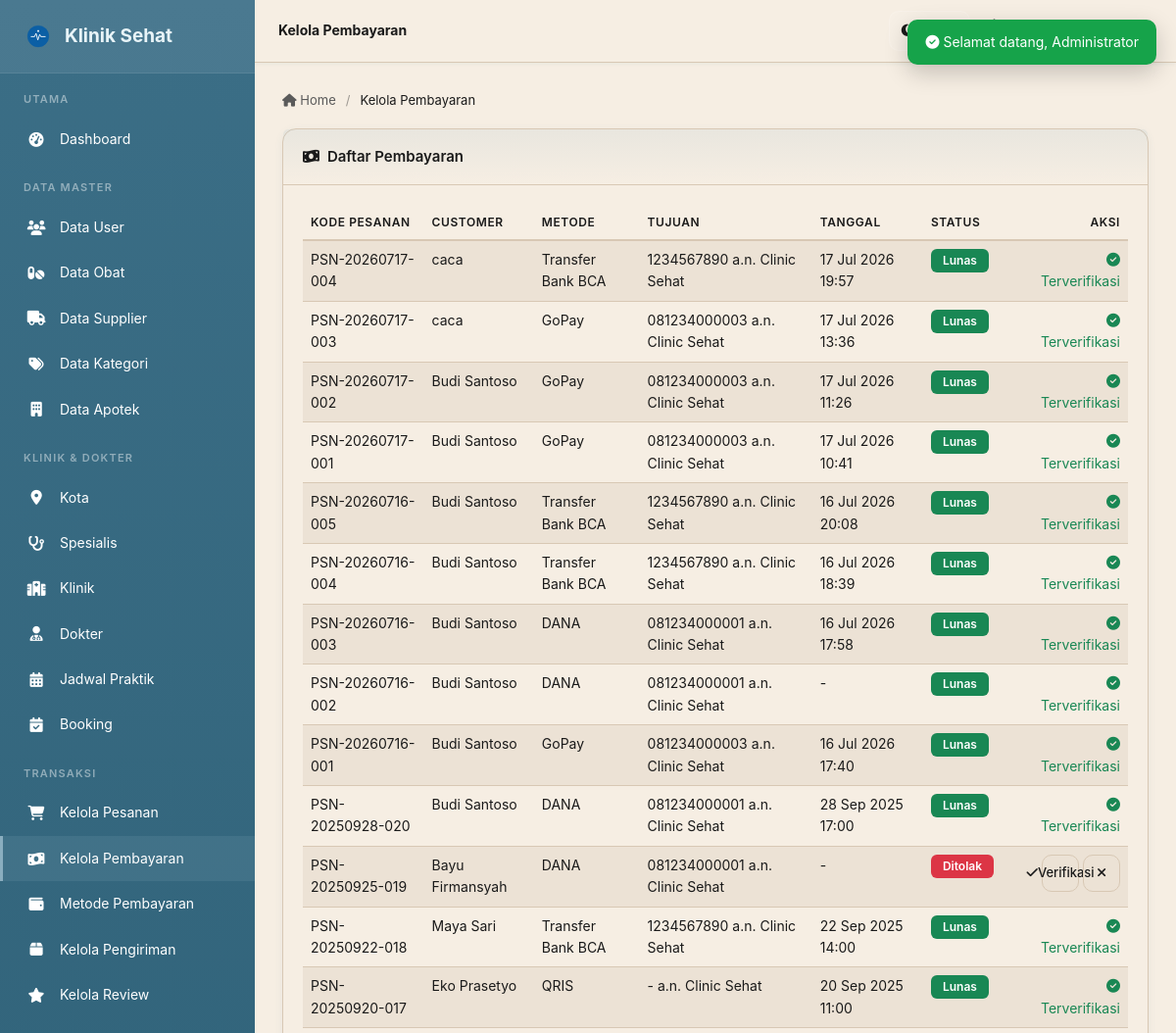
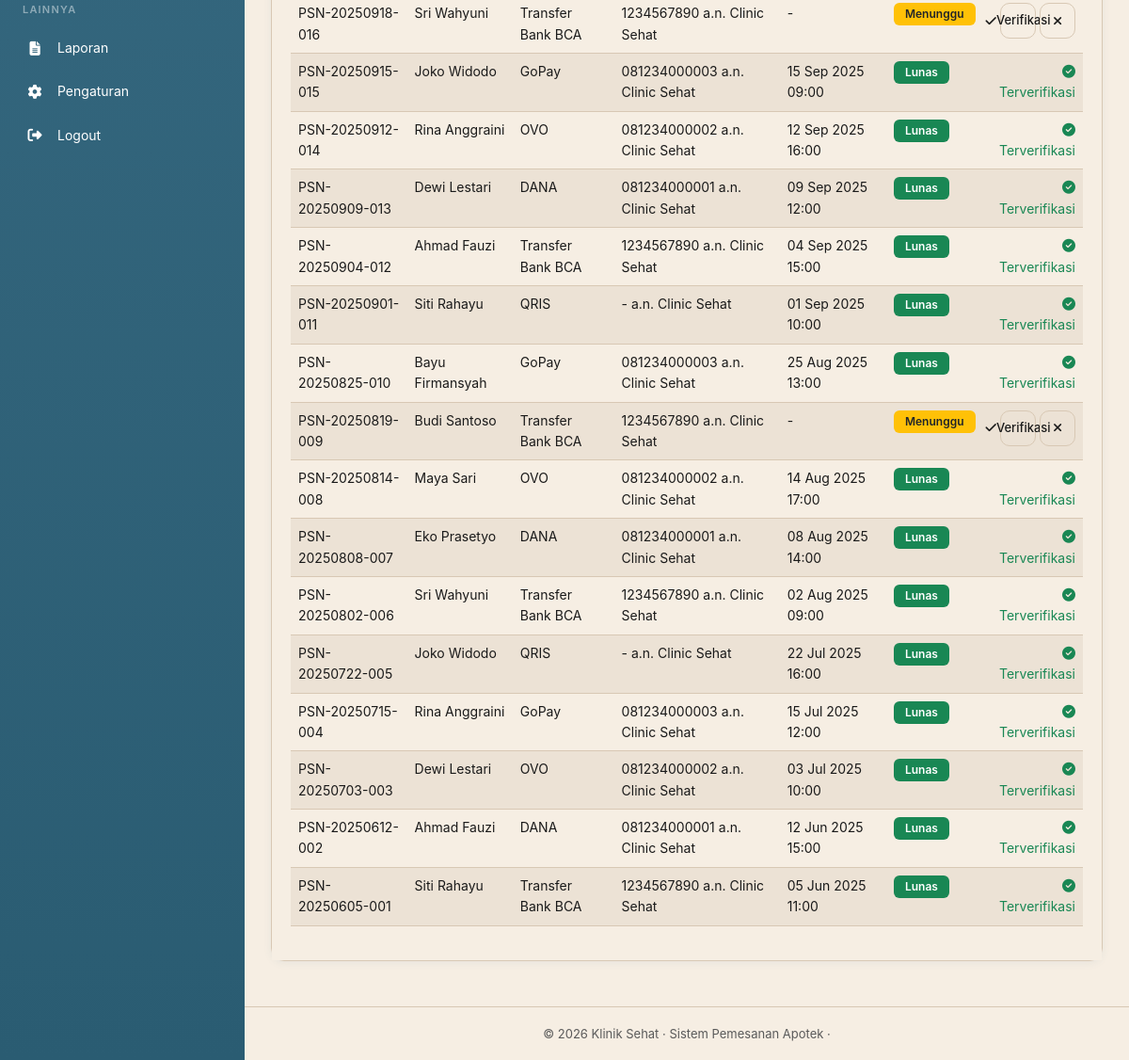
Page /Klinik/admin/pembayaran/index.php (signed in) on the earlier database version (2 pictures, top to bottom).
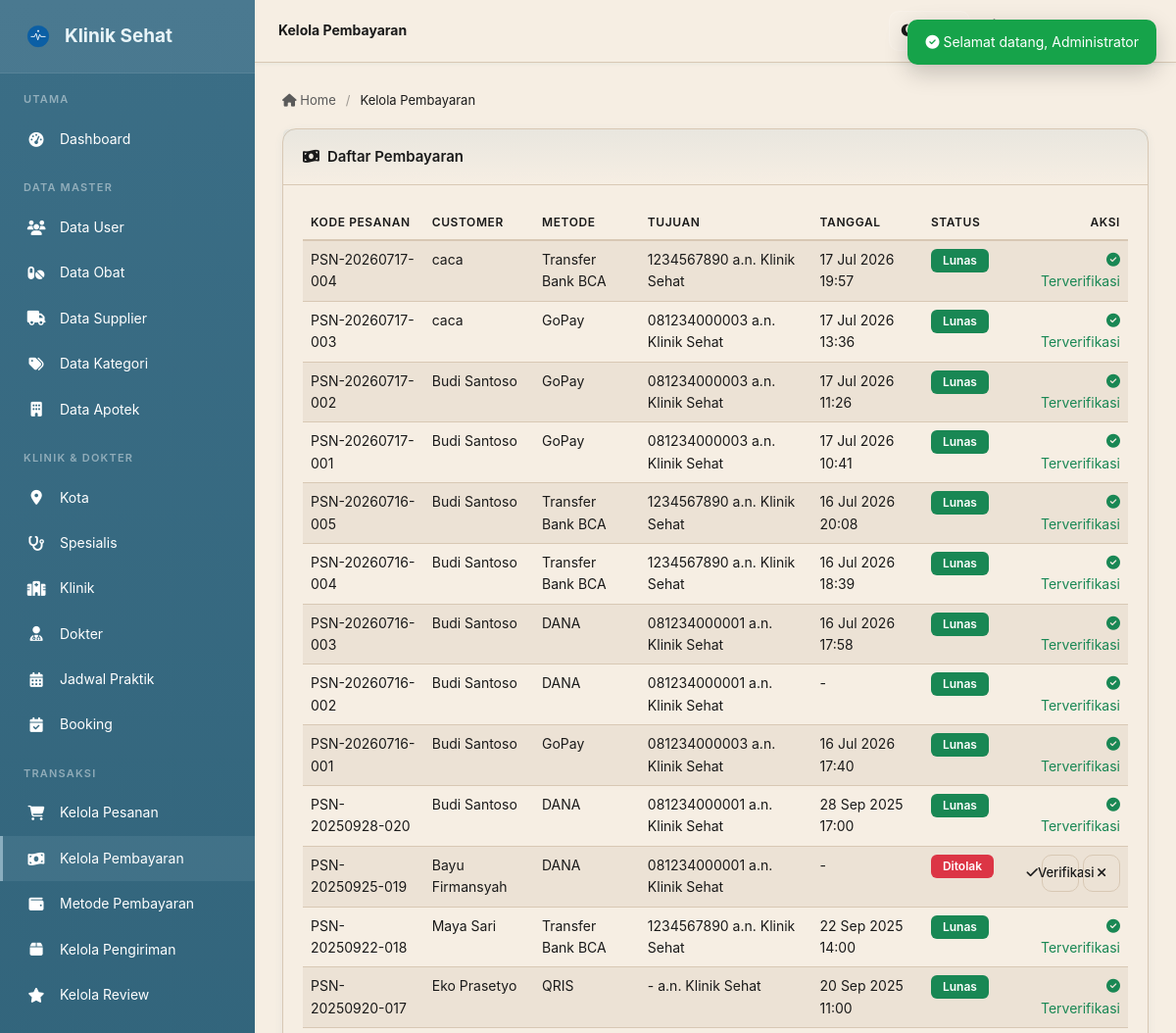
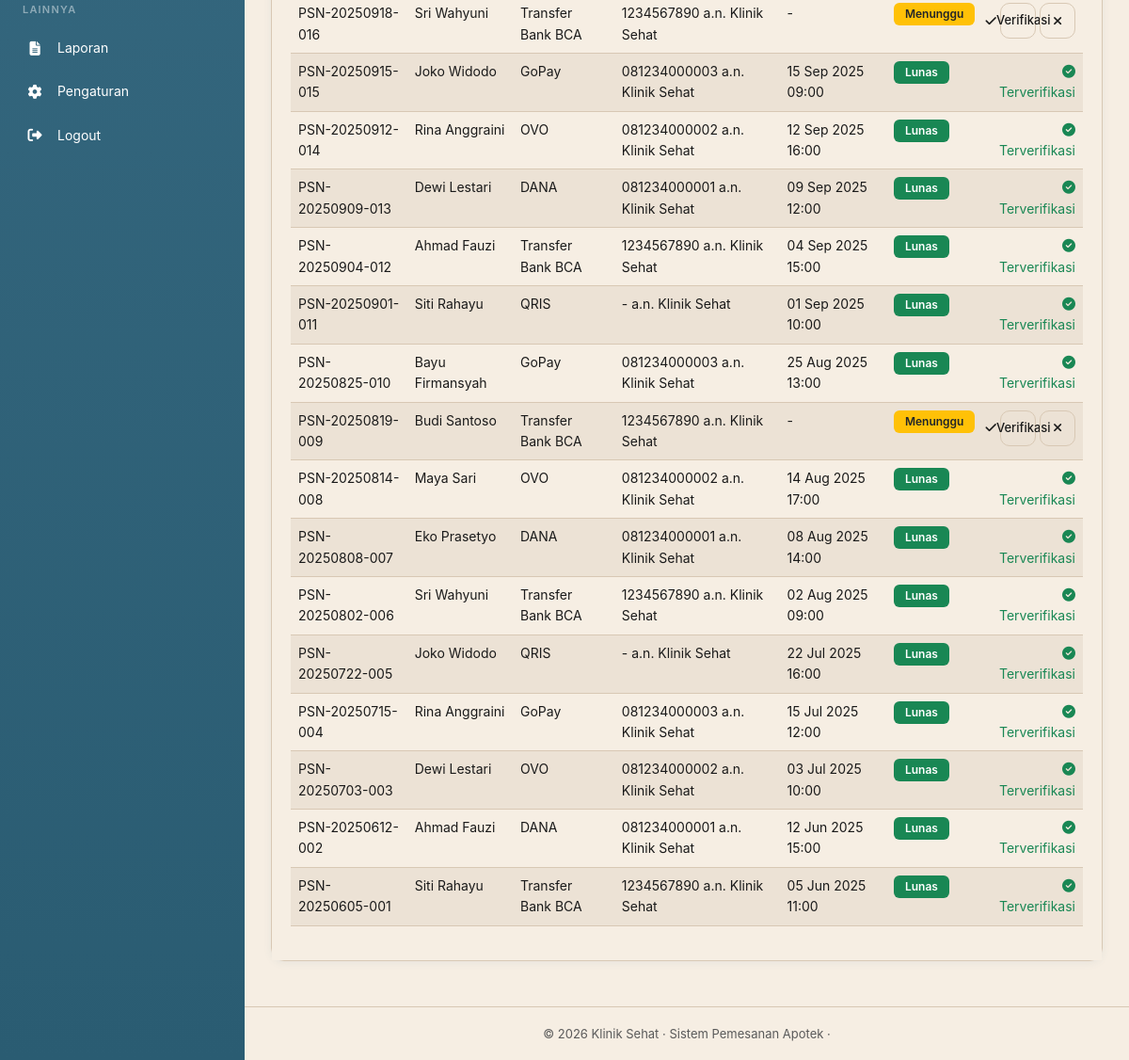
Same page on the later database version (2 pictures, top to bottom).
### tables this page shows
CREATE TABLE `pembayaran` (
  `id_pembayaran` int(11) UNSIGNED NOT NULL,
  `id_pesanan` int(11) UNSIGNED NOT NULL,
  `id_metode` int(11) UNSIGNED DEFAULT NULL,
  `bukti_transfer` varchar(255) DEFAULT NULL,
  `tanggal_bayar` datetime DEFAULT NULL,
  `status` enum('Menunggu','Lunas','Ditolak') NOT NULL DEFAULT 'Menunggu'
);

CREATE TABLE `pesanan` (
  `id_pesanan` int(11) UNSIGNED NOT NULL,
  `kode_pesanan` varchar(30) NOT NULL,
  `id_user` int(11) UNSIGNED NOT NULL,
  `tanggal` datetime NOT NULL DEFAULT current_timestamp(),
  `total` decimal(12,2) NOT NULL DEFAULT 0.00,
  `status` enum('Menunggu Pembayaran','Diproses','Dikirim','Selesai','Dibatalkan') NOT NULL DEFAULT 'Menunggu Pembayaran'
);

CREATE TABLE `users` (
  `id_user` int(11) UNSIGNED NOT NULL,
  `nama` varchar(100) NOT NULL,
  `email` varchar(100) NOT NULL,
  `password` varchar(255) NOT NULL,
  `no_hp` varchar(20) DEFAULT NULL,
  `alamat` text DEFAULT NULL,
  `birthdate` date DEFAULT NULL,
  `role` enum('admin','customer') NOT NULL DEFAULT 'customer',
  `created_at` datetime NOT NULL DEFAULT current_timestamp()
);

CREATE TABLE `metode_pembayaran` (
  `id_metode` int(11) UNSIGNED NOT NULL,
  `nama_metode` varchar(100) NOT NULL,
  `tipe` enum('bank','ewallet') NOT NULL DEFAULT 'bank',
  `nomor` varchar(50) NOT NULL,
  `pemilik` varchar(150) NOT NULL,
  `aktif` tinyint(1) NOT NULL DEFAULT 1
);

### Klinik/admin/pembayaran/index.php (the view, shortened to what this page needs)
<?php
require_once '../../config/koneksi.php';
$page_title = 'Kelola Pembayaran';
$active = 'pembayaran';
$pays = $pdo->query("SELECT pb.*, p.kode_pesanan, p.total, u.nama, mp.nama_metode AS nama_metode, mp.nomor AS metode_nomor, mp.pemilik AS metode_pemilik, mp.tipe AS metode_tipe FROM pembayaran pb LEFT JOIN metode_pembayaran mp ON mp.id_metode = pb.id_metode JOIN pesanan p ON p.id_pesanan=pb.id_pesanan JOIN users u ON u.id_user=p.id_user ORDER BY pb.id_pembayaran DESC")->fetchAll();
require_once '../../includes/header_admin.php';
?>
<div class="card">
    <div class="card-header"><span><i class="fas fa-money-bill-wave me-2"></i>Daftar Pembayaran</span></div>
    <div class="card-body">
        <table id="table" class="table table-hover" style="width:100%">
            <thead><tr><th>Kode Pesanan</th><th>Customer</th><th>Metode</th><th>Tujuan</th><th>Tanggal</th><th>Status</th><th class="text-end">Aksi</th></tr></thead>
            <tbody>
            <?php foreach ($pays as $pb): ?>
                <tr>
                    <td><?= e($pb['kode_pesanan']) ?></td>
                    <td><?= e($pb['nama']) ?></td>
                    <td><?= e($pb['nama_metode'] ?? '-') ?></td>
                    <td><?php if (!empty($pb['id_metode']) && !empty($pb['metode_nomor'])): ?><?= e($pb['metode_nomor']) ?> a.n. <?= e($pb['metode_pemilik']) ?><?php else: ?><span class="text-muted">-</span><?php endif; ?></td>
                    <td><?= tgl_waktu($pb['tanggal_bayar']) ?></td>
                    <td><?= status_badge($pb['status']) ?></td>
                    <td class="text-end">
                        <?php if ($pb['status'] !== 'Lunas'): ?>
                        <a href="<?= BASE_URL ?>admin/pembayaran/proses.php?id=<?= $pb['id_pembayaran'] ?>&st=Lunas&csrf_token=<?= csrf_token() ?>" class="btn btn-sm btn-success" onclick="return confirm('Verifikasi pembayaran ini sebagai Lunas?')"><i class="fas fa-check"></i> Verifikasi</a>
                        <a href="<?= BASE_URL ?>admin/pembayaran/proses.php?id=<?= $pb['id_pembayaran'] ?>&st=Ditolak&csrf_token=<?= csrf_token() ?>" class="btn btn-sm btn-danger" onclick="return confirm('Tolak pembayaran ini?')"><i class="fas fa-xmark"></i></a>
                        <?php else: ?><span class="text-success"><i class="fas fa-check-circle"></i> Terverifikasi</span><?php endif; ?>
                    </td>
                </tr>
            <?php endforeach; ?>
            </tbody>
        </table>
    </div>
</div>
<?php
require_once '../../includes/footer_admin.php';

### Klinik/includes/header_admin.php (shortened to what this page needs)
<?php
$user = current_user();
$active = $active ?? '';
?>
<!DOCTYPE html>
<html lang="id">
<head>
    <link href="https://cdn.jsdelivr.net/npm/bootstrap@5.3.3/dist/css/bootstrap.min.css" rel="stylesheet">
    <link href="https://cdnjs.cloudflare.com/ajax/libs/font-awesome/6.5.1/css/all.min.css" rel="stylesheet">
    <link href="https://cdn.datatables.net/2.0.8/css/dataTables.bootstrap5.min.css" rel="stylesheet">
    <link href="<?= BASE_URL ?>assets/css/style.css" rel="stylesheet">
</head>
<body>
<div class="wrapper">
    <aside class="sidebar" id="sidebar">
        <div class="brand"><img src="<?= BASE_URL ?>assets/images/logo.svg?v=2" width="30"> Klinik Sehat</div>
        <div class="nav-section">Utama</div>
        <a class="nav-link <?= $active==='dashboard'?'active':'' ?>" href="<?= BASE_URL ?>admin/"><i class="fas fa-gauge-high"></i> Dashboard</a>
        <div class="nav-section">Data Master</div>
        <a class="nav-link <?= $active==='user'?'active':'' ?>" href="<?= BASE_URL ?>admin/user/"><i class="fas fa-users"></i> Data User</a>
        <a class="nav-link <?= $active==='obat'?'active':'' ?>" href="<?= BASE_URL ?>admin/obat/"><i class="fas fa-pills"></i> Data Obat</a>
        <a class="nav-link <?= $active==='supplier'?'active':'' ?>" href="<?= BASE_URL ?>admin/supplier/"><i class="fas fa-truck"></i> Data Supplier</a>
        <a class="nav-link <?= $active==='kategori'?'active':'' ?>" href="<?= BASE_URL ?>admin/kategori/"><i class="fas fa-tags"></i> Data Kategori</a>
        <a class="nav-link <?= $active==='apotek'?'active':'' ?>" href="<?= BASE_URL ?>admin/apotek/"><i class="fas fa-building"></i> Data Apotek</a>
        <div class="nav-section">Klinik &amp; Dokter</div>
        <a class="nav-link <?= $active==='kota'?'active':'' ?>" href="<?= BASE_URL ?>admin/kota/"><i class="fas fa-map-marker-alt"></i> Kota</a>
        <a class="nav-link <?= $active==='spesialis'?'active':'' ?>" href="<?= BASE_URL ?>admin/spesialis/"><i class="fas fa-stethoscope"></i> Spesialis</a>
        <a class="nav-link <?= $active==='klinik'?'active':'' ?>" href="<?= BASE_URL ?>admin/klinik/"><i class="fas fa-hospital"></i> Klinik</a>
        <a class="nav-link <?= $active==='dokter'?'active':'' ?>" href="<?= BASE_URL ?>admin/dokter/"><i class="fas fa-user-md"></i> Dokter</a>
        <a class="nav-link <?= $active==='jadwal'?'active':'' ?>" href="<?= BASE_URL ?>admin/jadwal/"><i class="fas fa-calendar-alt"></i> Jadwal Praktik</a>
        <a class="nav-link <?= $active==='booking'?'active':'' ?>" href="<?= BASE_URL ?>admin/booking/"><i class="fas fa-calendar-check"></i> Booking</a>
        <div class="nav-section">Transaksi</div>
        <a class="nav-link <?= $active==='pesanan'?'active':'' ?>" href="<?= BASE_URL ?>admin/pesanan/"><i class="fas fa-shopping-cart"></i> Kelola Pesanan</a>
        <a class="nav-link <?= $active==='pembayaran'?'active':'' ?>" href="<?= BASE_URL ?>admin/pembayaran/"><i class="fas fa-money-bill-wave"></i> Kelola Pembayaran</a>
        <a class="nav-link <?= $active==='metode_pembayaran'?'active':'' ?>" href="<?= BASE_URL ?>admin/metode_pembayaran/"><i class="fas fa-wallet"></i> Metode Pembayaran</a>
        <a class="nav-link <?= $active==='pengiriman'?'active':'' ?>" href="<?= BASE_URL ?>admin/pengiriman/"><i class="fas fa-box"></i> Kelola Pengiriman</a>
        <a class="nav-link <?= $active==='review'?'active':'' ?>" href="<?= BASE_URL ?>admin/review/"><i class="fas fa-star"></i> Kelola Review</a>
        <div class="nav-section">Lainnya</div>
        <a class="nav-link <?= $active==='laporan'?'active':'' ?>" href="<?= BASE_URL ?>admin/laporan/"><i class="fas fa-file-alt"></i> Laporan</a>
        <a class="nav-link <?= $active==='pengaturan'?'active':'' ?>" href="<?= BASE_URL ?>admin/pengaturan/"><i class="fas fa-gear"></i> Pengaturan</a>
        <a class="nav-link" href="<?= BASE_URL ?>auth/logout.php"><i class="fas fa-right-from-bracket"></i> Logout</a>
    </aside>
    <div class="main">
        <header class="topbar">
            <div class="d-flex align-items-center gap-2">
                <strong><?= e($page_title ?? 'Dashboard') ?></strong>
            </div>
            <div class="d-flex align-items-center gap-3">
                <button id="darkToggle" type="button" title="Mode Gelap"><i class="fas fa-moon"></i> <span class="mode-label">Gelap</span></button>
                <div class="dropdown notification-dropdown">
                    <a class="text-dark" href="#" data-bs-toggle="dropdown"><i class="fas fa-bell fs-5"></i>
                    </a>
                </div>
                <div class="dropdown">
                    <a class="d-flex align-items-center gap-2 text-dark" href="#" data-bs-toggle="dropdown">
                        <span class="avatar"><?= strtoupper(substr($user['nama'],0,1)) ?></span>
                        <span class="d-none d-md-inline"><?= e($user['nama']) ?></span>
                    </a>
                </div>
            </div>
        </header>
        <main class="content">
            <div class="breadcrumb-custom">
                <a href="<?= BASE_URL ?>admin/"><i class="fas fa-house"></i> Home</a>
                <span class="sep">/</span><span><?= e($page_title ?? '') ?></span>
            </div>

### Klinik/functions/functions.php (shortened to what this page needs)
<?php
function csrf_token() {
    return $_SESSION['csrf'];
}
function e($str) {
    return htmlspecialchars((string)($str ?? ''), ENT_QUOTES, 'UTF-8');
}
function tgl_waktu($datetime) {
    if (empty($datetime)) return '-';
    return date('d M Y H:i', strtotime($datetime));
}
function status_badge($status) {
    $map = [
        'Menunggu Pembayaran' => 'bg-warning text-dark',
        'Diproses'            => 'bg-info text-dark',
        'Dikirim'             => 'bg-primary',
        'Selesai'             => 'bg-success',
        'Dibatalkan'          => 'bg-secondary',
        'Menunggu'            => 'bg-warning text-dark',
        'Lunas'               => 'bg-success',
        'Ditolak'             => 'bg-danger',
        'Dikemas'             => 'bg-info text-dark',
        'Diterima'            => 'bg-success',
        'Gagal'               => 'bg-danger',
        'belum dibaca'        => 'bg-danger',
        'dibaca'              => 'bg-secondary',
    ];
    $cls = $map[$status] ?? 'bg-secondary';
    return '<span class="badge ' . $cls . '">' . e($status) . '</span>';
}

### Klinik/includes/footer_admin.php (shortened to what this page needs)
        </main>
        <footer class="footer">
            &copy; <?= date('Y') ?> Klinik Sehat &middot; Sistem Pemesanan Apotek &middot;
        </footer>
    </div>
</div>
</body>
</html>

Differences in the rows shown:
changed through a linked row, pembayaran "17 Jul 2026 19:57": id_metode.pemilik "Clinic Sehat" → "Klinik Sehat"
changed through a linked row, pembayaran "17 Jul 2026 13:36": id_metode.pemilik "Clinic Sehat" → "Klinik Sehat"
changed through a linked row, pembayaran "17 Jul 2026 11:26": id_metode.pemilik "Clinic Sehat" → "Klinik Sehat"
changed through a linked row, pembayaran "17 Jul 2026 10:41": id_metode.pemilik "Clinic Sehat" → "Klinik Sehat"
changed through a linked row, pembayaran "16 Jul 2026 20:08": id_metode.pemilik "Clinic Sehat" → "Klinik Sehat"
changed through a linked row, pembayaran "16 Jul 2026 18:39": id_metode.pemilik "Clinic Sehat" → "Klinik Sehat"
changed through a linked row, pembayaran "16 Jul 2026 17:58": id_metode.pemilik "Clinic Sehat" → "Klinik Sehat"
changed through a linked row, pembayaran "PSN-20260716-002": id_metode.pemilik "Clinic Sehat" → "Klinik Sehat"
changed through a linked row, pembayaran "16 Jul 2026 17:40": id_metode.pemilik "Clinic Sehat" → "Klinik Sehat"
changed through a linked row, pembayaran "28 Sep 2025 17:00": id_metode.pemilik "Clinic Sehat" → "Klinik Sehat"
changed through a linked row, pembayaran "Ditolak": id_metode.pemilik "Clinic Sehat" → "Klinik Sehat"
changed through a linked row, pembayaran "22 Sep 2025 14:00": id_metode.pemilik "Clinic Sehat" → "Klinik Sehat"
changed through a linked row, pembayaran "20 Sep 2025 11:00": id_metode.pemilik "Clinic Sehat" → "Klinik Sehat"
changed through a linked row, pembayaran "PSN-20250918-016": id_metode.pemilik "Clinic Sehat" → "Klinik Sehat"
changed through a linked row, pembayaran "15 Sep 2025 09:00": id_metode.pemilik "Clinic Sehat" → "Klinik Sehat"
changed through a linked row, pembayaran "12 Sep 2025 16:00": id_metode.pemilik "Clinic Sehat" → "Klinik Sehat"
changed through a linked row, pembayaran "09 Sep 2025 12:00": id_metode.pemilik "Clinic Sehat" → "Klinik Sehat"
changed through a linked row, pembayaran "04 Sep 2025 15:00": id_metode.pemilik "Clinic Sehat" → "Klinik Sehat"
changed through a linked row, pembayaran "01 Sep 2025 10:00": id_metode.pemilik "Clinic Sehat" → "Klinik Sehat"
changed through a linked row, pembayaran "25 Aug 2025 13:00": id_metode.pemilik "Clinic Sehat" → "Klinik Sehat"
changed through a linked row, pembayaran "PSN-20250819-009": id_metode.pemilik "Clinic Sehat" → "Klinik Sehat"
changed through a linked row, pembayaran "14 Aug 2025 17:00": id_metode.pemilik "Clinic Sehat" → "Klinik Sehat"
changed through a linked row, pembayaran "08 Aug 2025 14:00": id_metode.pemilik "Clinic Sehat" → "Klinik Sehat"
changed through a linked row, pembayaran "02 Aug 2025 09:00": id_metode.pemilik "Clinic Sehat" → "Klinik Sehat"
changed through a linked row, pembayaran "22 Jul 2025 16:00": id_metode.pemilik "Clinic Sehat" → "Klinik Sehat"
changed through a linked row, pembayaran "15 Jul 2025 12:00": id_metode.pemilik "Clinic Sehat" → "Klinik Sehat"
changed through a linked row, pembayaran "03 Jul 2025 10:00": id_metode.pemilik "Clinic Sehat" → "Klinik Sehat"
changed through a linked row, pembayaran "12 Jun 2025 15:00": id_metode.pemilik "Clinic Sehat" → "Klinik Sehat"
changed through a linked row, pembayaran "05 Jun 2025 11:00": id_metode.pemilik "Clinic Sehat" → "Klinik Sehat"
